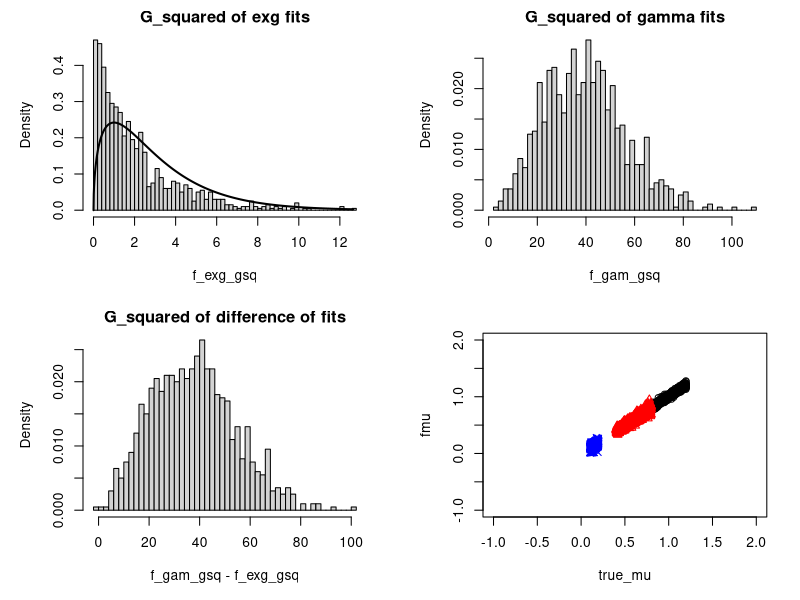

The R source for this figure: (Note: a time limit stopped this script after it produced the figure.)

#setwd("C:/Users/Jeff/Documents/RT seminar/")

nsim=1000 #number of simulated data sets to fit


#True ExGaussian parameters
#mu=.6
#sig=.1
#tau=.5
#mu2=.61


true_mu = runif(nsim, 0.8, 1.2)
true_sig = runif(nsim, 0.1, 0.2)
true_tau = runif(nsim, 0.4, 0.8)

true_shape = runif(nsim, 5, 10)
true_scale = runif(nsim, 0.2, 0.35)

#number of trials per condition in each simulated data set
N=500 #condition 1
#N2=1000 #condition 2

#Simulates (randomly samples) data from an
#  ExGaussian and returns quantiles of the
#  simulated distribution
exgsim=function(mu,sig,tau,N){
  norm=rnorm(N,mu,sig)
  exp=rexp(N,1/tau)
  exg=norm+exp
  if(min(exg)<0) print("RTs < 0 ; Try different par values")
  q=quantile(exg,c(.1,.3,.5,.7,.9))
  freq_bin=c(.1,.2,.2,.2,.2,.1)*N
  return(list(q, freq_bin))
}

#Simulate data from gamma and returns quantiles of the simulated distribution

gammaSim <- function(N, kappa, theta){
  x <- rgamma(N, shape = kappa, scale = theta)
  #hist(x, freq = FALSE, breaks = 30, col = "grey")
  
  #Plotting lines
  #xfit = seq(min(gam), max(gam), length = 2000)
  #yfit = dgamma(xfit, shape = kappa, scale = theta)
  
  #lines(xfit, yfit)
  
  q=quantile(x,c(.1,.3,.5,.7,.9))
  #abline(v=q)
  freq_bin=c(.1,.2,.2,.2,.2,.1)*N
  return (list(q, freq_bin))
}

#source("HW2Savalia.R")
#pars
#runs the sim function above
exg = exgsim(true_mu[1],true_sig[1],true_tau[1],N)
gam = gammaSim(N, true_shape[1], true_scale[1])
q_exg = c()
f_exg = c()

q_gam = gam[1]
f_gam = gam[2]

fmu=c() #vectors of fit values from simulation (all pars from mu free model)
fsig=c()
ftau=c()
fmu2=c()
fgsq=c() # for the morel with mu free across conds
fgsq2=c() # for the model with all pars fixed across conds


f_exg_gsq = c()
f_gam_gsq = c()

fkap = c() #kappa 
fth = c()  #theta  

cnt=0
upfreq=20 #frequency of updates when it is running


#######################################################################################################
#Functions to fit exgauss. Till the next hashes.


pexg=function(q,mu,sig,tau){
  pnorm( ((1/tau)*(q-mu)),0,((1/tau)*sig) ) - 
    exp(  -(1/tau)*(q-mu) + ((1/tau)*sig)^2/2 + 
            log(pnorm(((1/tau)*(q-mu)),((1/tau)*sig)^2,
                      ((1/tau)*sig))) )
}

#this is something called the "error function"
# that the ExGaussian pdf function needs
erfc <- function(q) 2*pnorm(q*sqrt(2),lower=FALSE)

#pdf for an ExGaussian
# (You don't have to understand all this math)
dexg=function(q,mu,sig,tau) ((1/tau)/2) * 
  exp( ((1/tau)/2)*(2*mu+(1/tau)*sig^2-2*q) ) * 
  erfc( (mu+(1/tau)*sig^2-q)/(sqrt(2)*sig) )



#Returns predicted proportion of scores
# in each RT bin separated by a set of
# quantiles.
# par is a parameter vector with mu, sig,
# and tau in that order
# q is a set of quantiles
pred=function(par,q){
  mu=par[1]
  sig=par[2]
  tau=par[3]
  p=c()
  bcuts=c(0,q,Inf) #cutoffs for RT bins
  for(bi in 1:(length(bcuts)-1)){
    p[bi]=pexg(bcuts[bi+1],mu,sig,tau)-
      pexg(bcuts[bi],mu,sig,tau)
  }
  
  return(p)
}


#computes g-squared
# par is a parameter vector with mu, sig,
# and tau in that order
# dat is an observed set of frequencies
# q is a set of observed quantiles
gsqfun=function(par,f,q){
  p=pred(par,q) #get predicted proportions
  
  #If a cell is 0 in the predictions but not in
  # the data, fill in the prediction with a small
  # number. This is a trick to keep the function
  # from returning infinity.
  p[p==0 & f>0] = .0001
  p=p/sum(p) #renormalize so p adds up to 1 again
  
  pf=c() #predicted frequencies in each RT bin
  pf=p*sum(f)
  
  #select RT bins that will be used to
  # calculate G^2. Bins with 0 counts
  # will be skipped to avoid values of -Inf. 
  # (This could only happen if you used fixed cutoffs
  # for the RT bins instead of taking quantiles
  # from the observed RTs)
  gslev=1:length(f)
  gslev=gslev[f>0]
  
  gsq=2*sum(f[gslev]*log(f[gslev]/pf[gslev]))
}

exgauss_fit = function(q, f){
  #starting parameter values for optimization
  par=c(.5,.3,.5)
  
  #optimization routine like above but
  # for quantile-based likelihood
  comp=gsqfun(par,f,q)
  out=0 #just a variable to control when the loop stops
  while(out==0){
    fit=optim(par,fn=gsqfun,f=f,q=q)
    par=fit$par
    if((comp-fit$value)<=.001) out=1
    comp=fit$value
  }
  par3=par
  
  gsq=gsqfun(par3,f,q)
  
  ls = list(par3, gsq)
  return (ls)
}

#########################################################################################################
#Functions to fit gamma from hw 2
gammaPred <- function(par, q){
  
  #Parameters
  kappa = par[1]
  theta = par[2]
  
  #Cuts for quantiles
  cuts = c(0, q, Inf)
  p = c()
  
  for (i in (1:length(cuts)-1)){
    p[i] = pgamma(cuts[i+1], kappa, scale = theta) - pgamma(cuts[i], kappa, scale = theta)
  }
  return(p)
}

gsqfun_gamma <- function(par, q, freq){
  p = gammaPred(par, q)
  p = p/sum(p)
  #print (p)
  
  pf = p*sum(freq)
  pf
  
  gslev=1:length(freq)
  gslev=gslev[freq>0]
  
  gsq=2*sum(freq[gslev]*log(freq[gslev]/pf[gslev]))
  return (gsq)
}

gamma_fit = function(q, f){
  par = c(2, 3)
  comp = gsqfun_gamma(par, q, f)
  
  while(TRUE){
    fit=optim(par,gsqfun_gamma,freq=f,q=q)
    par=fit$par
    if((comp-fit$value)<=.001) break
    comp=fit$value
  }
  gamma_par = par
  gsq = gsqfun_gamma(par, q, f)
  
  ls = list(gamma_par, gsq)
  return (ls)
}

######################################################################################################

#Running them loops


#si= 1

upfreq = 40
for(si in 1:nsim){

  
  #runs the sim function above
  exg=exgsim(true_mu[si],true_sig[si],true_tau[si],N)
  q_exg[si]=exg[1]
  f_exg[si] = exg[2]
  
  #Creates a vector of observed frequency
  #  counts in each RT bin separated by
  #  quantiles from the exgsim function
  
  ls=exgauss_fit(q_exg[[si]], f_exg[[si]])
  #return fit parameters and gsq values. Modify the function in exgaussgsqfit.r
  
  fpar=ls[[1]]
  gval=ls[[2]]
  
  fmu[si]=fpar[1]
  fsig[si]=fpar[2]
  ftau[si]=fpar[3]

  f_exg_gsq[si]=gval
  
  
  
  ls=gamma_fit(q_exg[[si]], f_exg[[si]])
  #return fit parameters and gsq values. Modify the function in hw2
  fpar=ls[[1]]
  gval=ls[[2]]
  
  fkap[si] = fpar[1]
  fth[si] = fpar[2]
  
  f_gam_gsq[si]=gval
  
  #show progress updates
  cnt=cnt+1
  if(cnt%%upfreq==0) print(cnt)
  
}



par(mfrow=c(2,2),mar=c(5,5,2,2))
hist(f_exg_gsq,50,freq=F, main = "G_squared of exg fits")
 vg=seq(0,max(f_exg_gsq),length.out=1000)
 points(vg,dchisq(vg,3),type='l',lwd=2)
hist(f_gam_gsq,50,freq=F, main = "G_squared of gamma fits")
 #vg=seq(0,max(f_gam_gsq),length.out=1000)
 #points(vg,dchisq(vg,2),type='l',lwd=2)
hist(f_gam_gsq-f_exg_gsq,50,freq=F, main = "G_squared of difference of fits")
 #vg=seq(0,max(fgsq2),length.out=1000)
 #points(vg,dchisq(vg,1),type='l',lwd=2)
 
plot(true_mu, fmu, pch = 1, col = 'black', xlim = c(-1, 2), ylim = c(-1, 2))
points(true_sig, fsig, pch = 4, col = 'blue')
points(true_tau, ftau, pch = 2, col = 'red')



#Q3
#The first plot shows g_squared fits being similar to a chi_squared with 3 degrees of freedom; this is
#expected because ex_gauss has 3 free parameters and is fit to it's own data.
#The g_squared in the second one is fairly high; this is also expected because gamma is not the distribution
#that generated the data
#The difference of fit plot shows high values too; owing to low g_squared for exgauss and high for
#gamma distributions
#The scatter plot shows high correlation between the true and fit parameters. This is expected because 
# the fit parameters are for the same distribution that generated the data.


#Q4

q_exg = c()
f_exg = c()

q_gam = gam[1]
f_gam = gam[2]

fmu=c() #vectors of fit values from simulation (all pars from mu free model)
fsig=c()
ftau=c()
fmu2=c()
fgsq=c() # for the morel with mu free across conds
fgsq2=c() # for the model with all pars fixed across conds


f_exg_gsq = c()
f_gam_gsq = c()

fkap = c() #kappa 
fth = c()  #theta  

cnt=0


upfreq = 40
for(si in 1:nsim){
  
  
  #runs the sim function above
  gam = gammaSim(N, true_shape[si], true_scale[si])
  q_gam[si]=gam[1]
  f_gam[si] = gam[2]
  

  ls=exgauss_fit(q_gam[[si]], f_gam[[si]])
  #return fit parameters and gsq values. Modify the function in exgaussgsqfit.r
  
  fpar=ls[[1]]
  gval=ls[[2]]
  
  fmu[si]=fpar[1]
  fsig[si]=fpar[2]
  ftau[si]=fpar[3]
  
  f_exg_gsq[si]=gval
  
  
  
  ls=gamma_fit(q_gam[[si]], f_gam[[si]])
  #return fit parameters and gsq values. Modify the function in hw2
  fpar=ls[[1]]
  gval=ls[[2]]
  
  fkap[si] = fpar[1]
  fth[si] = fpar[2]
  
  f_gam_gsq[si]=gval
  
  #show progress updates
  cnt=cnt+1
  if(cnt%%upfreq==0) {
    print(cnt)
    #print(q_gam[si])
  }
}

par(mfrow=c(2,2),mar=c(5,5,2,2))
hist(f_exg_gsq,50,freq=F, main = "G_squared of exg fits")
#vg=seq(0,max(f_exg_gsq),length.out=1000)
#points(vg,dchisq(vg,3),type='l',lwd=2)

hist(f_gam_gsq,50,freq=F, main = "G_squared of gamma fits")
vg=seq(0,max(f_gam_gsq),length.out=1000)
points(vg,dchisq(vg,2),type='l',lwd=2)

hist(f_exg_gsq-f_gam_gsq,50,freq=F, main = "G_squared of difference of fits")
#vg=seq(0,max(fgsq2),length.out=1000)
#points(vg,dchisq(vg,1),type='l',lwd=2)
plot(true_shape, fkap, pch = 1, col = 'black', xlim = c(0, max(true_shape)), ylim = c(0, max(fkap)))

points(true_scale,fth, pch = 4, col = 'blue')



#Q5
#The ex-gaussian fits decent here as evident by high density at lower g-squared values. 
#Expected because ex-gaussian has more free parameters than the data generated from gamma distribution (3 vs 2)

#The gamma distribution seems to fit well to its own data too. The density aligns with the bold
#line for a chi-squared with 2 degrees of freedom indicating gamma's 2 parameters

#The difference of fit is fairly low, indicative of ex-gaussian fitting just as well as gamma.
#Eye-balling it, there *does* seem to be a higher density on positive values, indicating gamma fits 
#a little better; not sure if significantly better, though.

#Since Gammafit fits well, the parameters are highly correlated as well. 

#Q6
#The ex-gaussian fits the data generated from gamma better than the other way around. 
#It's indicated by the shape of the g_squared distributions; exg is much dense near low g_sq values
#for data generated from gamma distribution than the other way around. The difference of fit is also
#centered around zero.

#Q7
devA = 550
devB = 545
devC = 552
devD = 541

fA = 3
fB = 4
fC = 3
fD = 5

N = 1000

#bic = dev + vlogN

bicA = devA + fA * log(N)
bicB = devB + fB * log(N)
bicC = devC + fC * log(N)
bicD = devD + fD * log(N)

wAB = (devA/devB)*(N^((fB-fA)/2))
wBC = (devB/devC)*(N^((fC-fB)/2))
wCD = (devC/devD)*(N^((fD-fC)/2))
wDA = (devD/devA)*(N^((fA-fD)/2))

#BIC Values are 570.72, 572.63, 572.72, 575.54 respectively
#Relative BIC weights are 31.91, 0.031, 1020.33, 0.0009 respectively. 
#(Did not compute for all possible 10 combinations)
